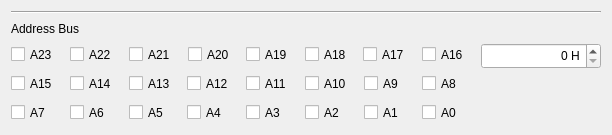
           <widget class="QFrame" name="frameBusAddr">
            <property name="frameShape">
             <enum>QFrame::NoFrame</enum>
            </property>
            <property name="frameShadow">
             <enum>QFrame::Plain</enum>
            </property>
            <layout class="QVBoxLayout" name="verticalLayout_9">
             <item>
              <widget class="Line" name="line_3">
               <property name="sizePolicy">
                <sizepolicy hsizetype="Fixed" vsizetype="Fixed">
                 <horstretch>0</horstretch>
                 <verstretch>0</verstretch>
                </sizepolicy>
               </property>
               <property name="minimumSize">
                <size>
                 <width>590</width>
                 <height>0</height>
                </size>
               </property>
               <property name="maximumSize">
                <size>
                 <width>590</width>
                 <height>16777215</height>
                </size>
               </property>
               <property name="orientation">
                <enum>Qt::Horizontal</enum>
               </property>
              </widget>
             </item>
             <item>
              <widget class="QLabel" name="labelBusAddr">
               <property name="sizePolicy">
                <sizepolicy hsizetype="Minimum" vsizetype="Fixed">
                 <horstretch>0</horstretch>
                 <verstretch>0</verstretch>
                </sizepolicy>
               </property>
               <property name="minimumSize">
                <size>
                 <width>0</width>
                 <height>17</height>
                </size>
               </property>
               <property name="text">
                <string>Address Bus</string>
               </property>
              </widget>
             </item>
             <item>
              <layout class="QHBoxLayout" name="horizontalLayout_11">
               <item>
                <layout class="QVBoxLayout" name="verticalLayout_6">
                 <item>
                  <layout class="QHBoxLayout" name="horizontalLayout_3">
                   <item>
                    <widget class="QCheckBox" name="checkBoxA23">
                     <property name="sizePolicy">
                      <sizepolicy hsizetype="Minimum" vsizetype="Fixed">
                       <horstretch>0</horstretch>
                       <verstretch>0</verstretch>
                      </sizepolicy>
                     </property>
                     <property name="minimumSize">
                      <size>
                       <width>52</width>
                       <height>23</height>
                      </size>
                     </property>
                     <property name="text">
                      <string notr="true">A23</string>
                     </property>
                    </widget>
                   </item>
                   <item>
                    <widget class="QCheckBox" name="checkBoxA22">
                     <property name="sizePolicy">
                      <sizepolicy hsizetype="Minimum" vsizetype="Fixed">
                       <horstretch>0</horstretch>
                       <verstretch>0</verstretch>
                      </sizepolicy>
                     </property>
                     <property name="minimumSize">
                      <size>
                       <width>52</width>
                       <height>23</height>
                      </size>
                     </property>
                     <property name="text">
                      <string notr="true">A22</string>
                     </property>
                    </widget>
                   </item>
                   <item>
                    <widget class="QCheckBox" name="checkBoxA21">
                     <property name="sizePolicy">
                      <sizepolicy hsizetype="Minimum" vsizetype="Fixed">
                       <horstretch>0</horstretch>
                       <verstretch>0</verstretch>
                      </sizepolicy>
                     </property>
                     <property name="minimumSize">
                      <size>
                       <width>52</width>
                       <height>23</height>
                      </size>
                     </property>
                     <property name="text">
                      <string notr="true">A21</string>
                     </property>
                    </widget>
                   </item>
                   <item>
                    <widget class="QCheckBox" name="checkBoxA20">
                     <property name="sizePolicy">
                      <sizepolicy hsizetype="Minimum" vsizetype="Fixed">
                       <horstretch>0</horstretch>
                       <verstretch>0</verstretch>
                      </sizepolicy>
                     </property>
                     <property name="minimumSize">
                      <size>
                       <width>52</width>
                       <height>23</height>
                      </size>
                     </property>
                     <property name="text">
                      <string notr="true">A20</string>
                     </property>
                    </widget>
                   </item>
                   <item>
                    <widget class="QCheckBox" name="checkBoxA19">
                     <property name="sizePolicy">
                      <sizepolicy hsizetype="Minimum" vsizetype="Fixed">
                       <horstretch>0</horstretch>
                       <verstretch>0</verstretch>
                      </sizepolicy>
                     </property>
                     <property name="minimumSize">
                      <size>
                       <width>52</width>
                       <height>23</height>
                      </size>
                     </property>
                     <property name="text">
                      <string notr="true">A19</string>
                     </property>
                    </widget>
                   </item>
                   <item>
                    <widget class="QCheckBox" name="checkBoxA18">
                     <property name="sizePolicy">
                      <sizepolicy hsizetype="Fixed" vsizetype="Fixed">
                       <horstretch>0</horstretch>
                       <verstretch>0</verstretch>
                      </sizepolicy>
                     </property>
                     <property name="minimumSize">
                      <size>
                       <width>52</width>
                       <height>23</height>
                      </size>
                     </property>
                     <property name="text">
                      <string notr="true">A18</string>
                     </property>
                    </widget>
                   </item>
                   <item>
                    <widget class="QCheckBox" name="checkBoxA17">
                     <property name="sizePolicy">
                      <sizepolicy hsizetype="Minimum" vsizetype="Fixed">
                       <horstretch>0</horstretch>
                       <verstretch>0</verstretch>
                      </sizepolicy>
                     </property>
                     <property name="minimumSize">
                      <size>
                       <width>52</width>
                       <height>23</height>
                      </size>
                     </property>
                     <property name="text">
                      <string notr="true">A17</string>
                     </property>
                    </widget>
                   </item>
                   <item>
                    <widget class="QCheckBox" name="checkBoxA16">
                     <property name="sizePolicy">
                      <sizepolicy hsizetype="Minimum" vsizetype="Fixed">
                       <horstretch>0</horstretch>
                       <verstretch>0</verstretch>
                      </sizepolicy>
                     </property>
                     <property name="minimumSize">
                      <size>
                       <width>52</width>
                       <height>23</height>
                      </size>
                     </property>
                     <property name="text">
                      <string notr="true">A16</string>
                     </property>
                    </widget>
                   </item>
                  </layout>
                 </item>
                 <item>
                  <layout class="QHBoxLayout" name="horizontalLayout_4">
                   <item>
                    <widget class="QCheckBox" name="checkBoxA15">
                     <property name="sizePolicy">
                      <sizepolicy hsizetype="Minimum" vsizetype="Fixed">
                       <horstretch>0</horstretch>
                       <verstretch>0</verstretch>
                      </sizepolicy>
                     </property>
                     <property name="minimumSize">
                      <size>
                       <width>52</width>
                       <height>23</height>
                      </size>
                     </property>
                     <property name="text">
                      <string notr="true">A15</string>
                     </property>
                    </widget>
                   </item>
                   <item>
                    <widget class="QCheckBox" name="checkBoxA14">
                     <property name="sizePolicy">
                      <sizepolicy hsizetype="Minimum" vsizetype="Fixed">
                       <horstretch>0</horstretch>
                       <verstretch>0</verstretch>
                      </sizepolicy>
                     </property>
                     <property name="minimumSize">
                      <size>
                       <width>52</width>
                       <height>23</height>
                      </size>
                     </property>
                     <property name="text">
                      <string notr="true">A14</string>
                     </property>
                    </widget>
                   </item>
                   <item>
                    <widget class="QCheckBox" name="checkBoxA13">
                     <property name="sizePolicy">
                      <sizepolicy hsizetype="Minimum" vsizetype="Fixed">
                       <horstretch>0</horstretch>
                       <verstretch>0</verstretch>
                      </sizepolicy>
                     </property>
                     <property name="minimumSize">
                      <size>
                       <width>52</width>
                       <height>23</height>
                      </size>
                     </property>
                     <property name="text">
                      <string notr="true">A13</string>
                     </property>
                    </widget>
                   </item>
                   <item>
                    <widget class="QCheckBox" name="checkBoxA12">
                     <property name="sizePolicy">
                      <sizepolicy hsizetype="Minimum" vsizetype="Fixed">
                       <horstretch>0</horstretch>
                       <verstretch>0</verstretch>
                      </sizepolicy>
                     </property>
                     <property name="minimumSize">
                      <size>
                       <width>52</width>
                       <height>23</height>
                      </size>
                     </property>
                     <property name="text">
                      <string notr="true">A12</string>
                     </property>
                    </widget>
                   </item>
                   <item>
                    <widget class="QCheckBox" name="checkBoxA11">
                     <property name="sizePolicy">
                      <sizepolicy hsizetype="Minimum" vsizetype="Fixed">
                       <horstretch>0</horstretch>
                       <verstretch>0</verstretch>
                      </sizepolicy>
                     </property>
                     <property name="minimumSize">
                      <size>
                       <width>52</width>
                       <height>23</height>
                      </size>
                     </property>
                     <property name="text">
                      <string notr="true">A11</string>
                     </property>
                    </widget>
                   </item>
                   <item>
                    <widget class="QCheckBox" name="checkBoxA10">
                     <property name="sizePolicy">
                      <sizepolicy hsizetype="Minimum" vsizetype="Fixed">
                       <horstretch>0</horstretch>
                       <verstretch>0</verstretch>
                      </sizepolicy>
                     </property>
                     <property name="minimumSize">
                      <size>
                       <width>52</width>
                       <height>23</height>
                      </size>
                     </property>
                     <property name="text">
                      <string notr="true">A10</string>
                     </property>
                    </widget>
                   </item>
                   <item>
                    <widget class="QCheckBox" name="checkBoxA9">
                     <property name="sizePolicy">
                      <sizepolicy hsizetype="Minimum" vsizetype="Fixed">
                       <horstretch>0</horstretch>
                       <verstretch>0</verstretch>
                      </sizepolicy>
                     </property>
                     <property name="minimumSize">
                      <size>
                       <width>52</width>
                       <height>23</height>
                      </size>
                     </property>
                     <property name="text">
                      <string notr="true">A9</string>
                     </property>
                    </widget>
                   </item>
                   <item>
                    <widget class="QCheckBox" name="checkBoxA8">
                     <property name="sizePolicy">
                      <sizepolicy hsizetype="Minimum" vsizetype="Fixed">
                       <horstretch>0</horstretch>
                       <verstretch>0</verstretch>
                      </sizepolicy>
                     </property>
                     <property name="minimumSize">
                      <size>
                       <width>52</width>
                       <height>23</height>
                      </size>
                     </property>
                     <property name="text">
                      <string notr="true">A8</string>
                     </property>
                    </widget>
                   </item>
                  </layout>
                 </item>
                 <item>
                  <layout class="QHBoxLayout" name="horizontalLayout_5">
                   <item>
                    <widget class="QCheckBox" name="checkBoxA7">
                     <property name="sizePolicy">
                      <sizepolicy hsizetype="Minimum" vsizetype="Fixed">
                       <horstretch>0</horstretch>
                       <verstretch>0</verstretch>
                      </sizepolicy>
                     </property>
                     <property name="minimumSize">
                      <size>
                       <width>52</width>
                       <height>23</height>
                      </size>
                     </property>
                     <property name="text">
                      <string notr="true">A7</string>
                     </property>
                    </widget>
                   </item>
                   <item>
                    <widget class="QCheckBox" name="checkBoxA6">
                     <property name="sizePolicy">
                      <sizepolicy hsizetype="Minimum" vsizetype="Fixed">
                       <horstretch>0</horstretch>
                       <verstretch>0</verstretch>
                      </sizepolicy>
                     </property>
                     <property name="minimumSize">
                      <size>
                       <width>52</width>
                       <height>23</height>
                      </size>
                     </property>
                     <property name="text">
                      <string notr="true">A6</string>
                     </property>
                    </widget>
                   </item>
                   <item>
                    <widget class="QCheckBox" name="checkBoxA5">
                     <property name="sizePolicy">
                      <sizepolicy hsizetype="Minimum" vsizetype="Fixed">
                       <horstretch>0</horstretch>
                       <verstretch>0</verstretch>
                      </sizepolicy>
                     </property>
                     <property name="minimumSize">
                      <size>
                       <width>52</width>
                       <height>23</height>
                      </size>
                     </property>
                     <property name="text">
                      <string notr="true">A5</string>
                     </property>
                    </widget>
                   </item>
                   <item>
                    <widget class="QCheckBox" name="checkBoxA4">
                     <property name="sizePolicy">
                      <sizepolicy hsizetype="Minimum" vsizetype="Fixed">
                       <horstretch>0</horstretch>
                       <verstretch>0</verstretch>
                      </sizepolicy>
                     </property>
                     <property name="minimumSize">
                      <size>
                       <width>52</width>
                       <height>23</height>
                      </size>
                     </property>
                     <property name="text">
                      <string notr="true">A4</string>
                     </property>
                    </widget>
                   </item>
                   <item>
                    <widget class="QCheckBox" name="checkBoxA3">
                     <property name="sizePolicy">
                      <sizepolicy hsizetype="Minimum" vsizetype="Fixed">
                       <horstretch>0</horstretch>
                       <verstretch>0</verstretch>
                      </sizepolicy>
                     </property>
                     <property name="minimumSize">
                      <size>
                       <width>52</width>
                       <height>23</height>
                      </size>
                     </property>
                     <property name="text">
                      <string notr="true">A3</string>
                     </property>
                    </widget>
                   </item>
                   <item>
                    <widget class="QCheckBox" name="checkBoxA2">
                     <property name="sizePolicy">
                      <sizepolicy hsizetype="Minimum" vsizetype="Fixed">
                       <horstretch>0</horstretch>
                       <verstretch>0</verstretch>
                      </sizepolicy>
                     </property>
                     <property name="minimumSize">
                      <size>
                       <width>52</width>
                       <height>23</height>
                      </size>
                     </property>
                     <property name="text">
                      <string notr="true">A2</string>
                     </property>
                    </widget>
                   </item>
                   <item>
                    <widget class="QCheckBox" name="checkBoxA1">
                     <property name="sizePolicy">
                      <sizepolicy hsizetype="Minimum" vsizetype="Fixed">
                       <horstretch>0</horstretch>
                       <verstretch>0</verstretch>
                      </sizepolicy>
                     </property>
                     <property name="minimumSize">
                      <size>
                       <width>52</width>
                       <height>23</height>
                      </size>
                     </property>
                     <property name="text">
                      <string notr="true">A1</string>
                     </property>
                    </widget>
                   </item>
                   <item>
                    <widget class="QCheckBox" name="checkBoxA0">
                     <property name="sizePolicy">
                      <sizepolicy hsizetype="Minimum" vsizetype="Fixed">
                       <horstretch>0</horstretch>
                       <verstretch>0</verstretch>
                      </sizepolicy>
                     </property>
                     <property name="minimumSize">
                      <size>
                       <width>52</width>
                       <height>23</height>
                      </size>
                     </property>
                     <property name="text">
                      <string notr="true">A0</string>
                     </property>
                    </widget>
                   </item>
                  </layout>
                 </item>
                </layout>
               </item>
               <item>
                <layout class="QVBoxLayout" name="verticalLayout_3">
                 <item>
                  <widget class="QSpinBox" name="spinBoxAddr">
                   <property name="sizePolicy">
                    <sizepolicy hsizetype="Fixed" vsizetype="Fixed">
                     <horstretch>0</horstretch>
                     <verstretch>0</verstretch>
                    </sizepolicy>
                   </property>
                   <property name="minimumSize">
                    <size>
                     <width>120</width>
                     <height>26</height>
                    </size>
                   </property>
                   <property name="wrapping">
                    <bool>false</bool>
                   </property>
                   <property name="frame">
                    <bool>true</bool>
                   </property>
                   <property name="alignment">
                    <set>Qt::AlignRight|Qt::AlignTrailing|Qt::AlignVCenter</set>
                   </property>
                   <property name="buttonSymbols">
                    <enum>QAbstractSpinBox::UpDownArrows</enum>
                   </property>
                   <property name="specialValueText">
                    <string/>
                   </property>
                   <property name="keyboardTracking">
                    <bool>false</bool>
                   </property>
                   <property name="showGroupSeparator" stdset="0">
                    <bool>false</bool>
                   </property>
                   <property name="suffix">
                    <string notr="true"> H</string>
                   </property>
                   <property name="prefix">
                    <string notr="true"/>
                   </property>
                   <property name="maximum">
                    <number>16777215</number>
                   </property>
                   <property name="stepType">
                    <enum>QAbstractSpinBox::DefaultStepType</enum>
                   </property>
                   <property name="value">
                    <number>0</number>
                   </property>
                   <property name="displayIntegerBase">
                    <number>16</number>
                   </property>
                  </widget>
                 </item>
                 <item>
                  <spacer name="verticalSpacer_3">
                   <property name="orientation">
                    <enum>Qt::Vertical</enum>
                   </property>
                   <property name="sizeHint" stdset="0">
                    <size>
                     <width>20</width>
                     <height>40</height>
                    </size>
                   </property>
                  </spacer>
                 </item>
                </layout>
               </item>
              </layout>
             </item>
            </layout>
           </widget>
